Frame 1 (no input): blank canvas, image omitted
Frame 60 (no input): blank canvas, image omitted
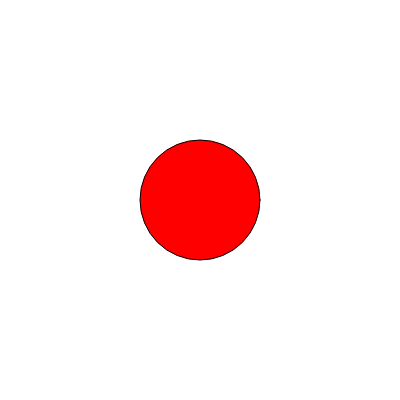
Frame 120 (the mouse pressed at the canvas centre since frame 60)

The p5.js sketch whose frames 1 and 60 were blank and that drew this single picture after the mouse press (run headless with seeded random() and noise() and a simulated clock; from frame 60 on, the mouse is pressed at the canvas centre):

// p5.js sketch
// ── sketch.js
let r;

function setup() {
  createCanvas(400, 400);
  frameRate(60);
  r = 0;
}

function draw() {
  r = r + 1;
  background(255);
  if (mouseIsPressed) {
    fill(255, 0, 0);
  } else {
    fill(255, 255, 255);
  }
  ellipse(mouseX, mouseY, r, r);
}
